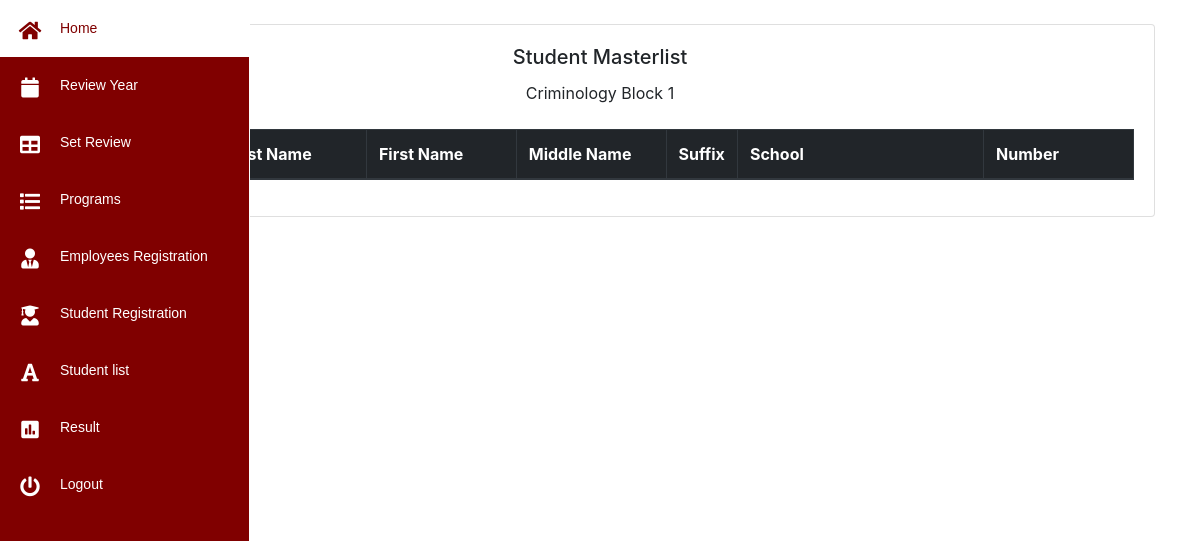
The page /admin/bstudent_list.php?id=4 (signed in) on the database as committed earlier.
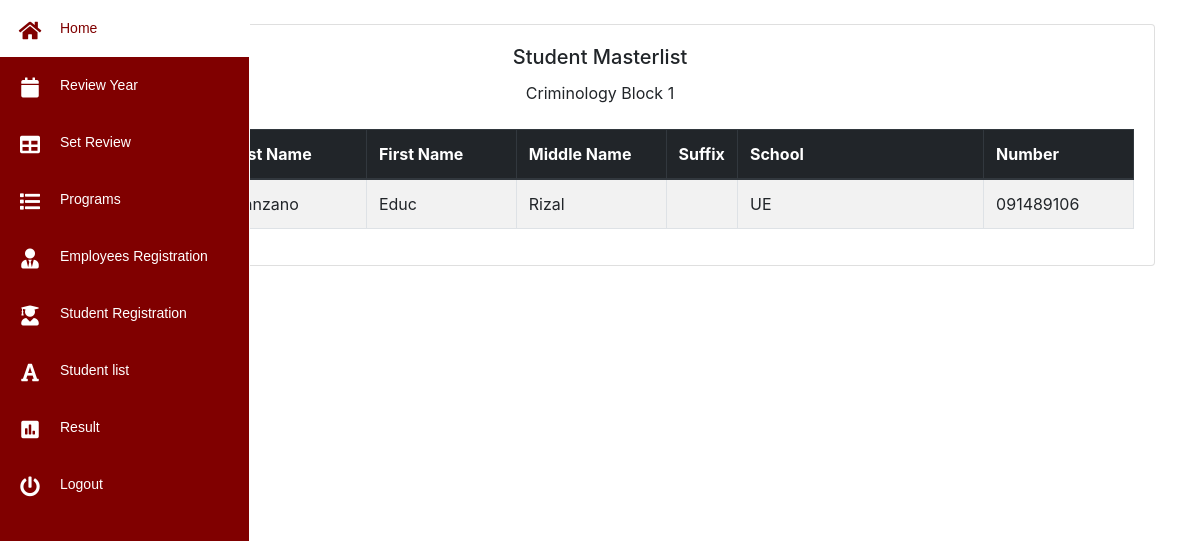
The same page on the database as committed later.
### tables this page shows
CREATE TABLE `enrolltbl` (
  `enroll_id` int(11) NOT NULL,
  `enroll_date` varchar(255) NOT NULL,
  `datee` date NOT NULL,
  `student_number` varchar(255) NOT NULL,
  `program` varchar(225) NOT NULL,
  `block_id` varchar(255) NOT NULL,
  `tuition` decimal(10,2) NOT NULL
);

CREATE TABLE `studenttbl` (
  `stud_id` int(11) NOT NULL,
  `student_number` varchar(255) NOT NULL,
  `FirstName` varchar(255) NOT NULL,
  `MiddleName` varchar(255) NOT NULL,
  `LastName` varchar(255) NOT NULL,
  `Suffix` varchar(255) NOT NULL,
  `Nickname` varchar(255) NOT NULL,
  `Address` varchar(255) NOT NULL,
  `EnrolledSchool` varchar(255) NOT NULL,
  `Program` varchar(225) NOT NULL,
  `Status` varchar(255) NOT NULL,
  `Package` varchar(255) NOT NULL,
  `Gender` varchar(255) NOT NULL,
  `TelPhone` varchar(255) NOT NULL,
  `GuardianName` varchar(255) NOT NULL,
  `GContactNumber` varchar(255) NOT NULL,
  `Relationship` varchar(255) NOT NULL,
  `Password` varchar(255) NOT NULL,
  `balance` decimal(10,2) NOT NULL
);

### admin/bstudent_list.php (the view, shortened to what this page needs)
<?php
include "php/nav.php";
  if ($_GET) {
  $id = $_GET['id'];
}
 $query= "SELECT * FROM enrolltbl WHERE enroll_date ='$active' AND block_id ='$id'";
 $result= mysqli_query($conn,$query);
  $s2= "SELECT * FROM block WHERE block_id = '$id'";
  $r2 = $conn->query($s2);
  $d2= $r2->fetch_assoc();
?>
 <link rel="stylesheet" type="text/css" href="https://cdn.datatables.net/1.10.19/css/jquery.dataTables.css">
<div class="container">
    <br>
<div class="card-deck" >
  <div class="card">
    <div class="card-body">
     <center> <h5 class="card-title">Student Masterlist</h5></center>
    <center> <?php echo $d2["program"];?> <?php echo $d2["block_name"];?></center>
<br>
 <div class="table-sorting table-responsive-sm mx-auto" >
                                        <table class="table table-striped table-bordered"  id="tSortable20">
                                        <thead class="thead-dark">
                                            <th style="width:14%">StudentNumber</th>
                                             <th style="width:14%">Last Name</th>
                                            <th style="width:14%">First Name</th>
                                            <th style="width:14%">Middle Name</th>
                                            <th style="width:5%">Suffix</th>
                                            <th style="width:23%">School</th>
                                            <th style="width:14%">Number</th>
                                      </thead>
                                      <tbody>
                                        <?php
                                        while($row = mysqli_fetch_array($result)){
                                        ?>
<?php
$stud_no = $row["student_number"];
  $s1= "SELECT * FROM studenttbl WHERE student_number = '$stud_no'";
  $r1 = $conn->query($s1);
  $d1= $r1->fetch_assoc();
?>
                                         <td><?php echo $d1["student_number"];?></td>
                                         <td><?php echo $d1["LastName"];?></td>
                                         <td><?php echo $d1["FirstName"];?></td>
                                         <td><?php echo $d1["MiddleName"];?></td>
                                         <td></td>
                                         <td><?php echo $d1["EnrolledSchool"];?></td>
                                         <td><?php echo $d1["TelPhone"];?></td>
   <?php
   }
  ?>
  </tbody>
</table>
</div>

Rows that differ between the two databases and show on the page:
added enrolltbl: studenttbl.student_number "2019-9466", studenttbl.LastName "Manzano", studenttbl.FirstName "Educ", studenttbl.MiddleName "Rizal", studenttbl.EnrolledSchool "UE", studenttbl.TelPhone "091489106"
